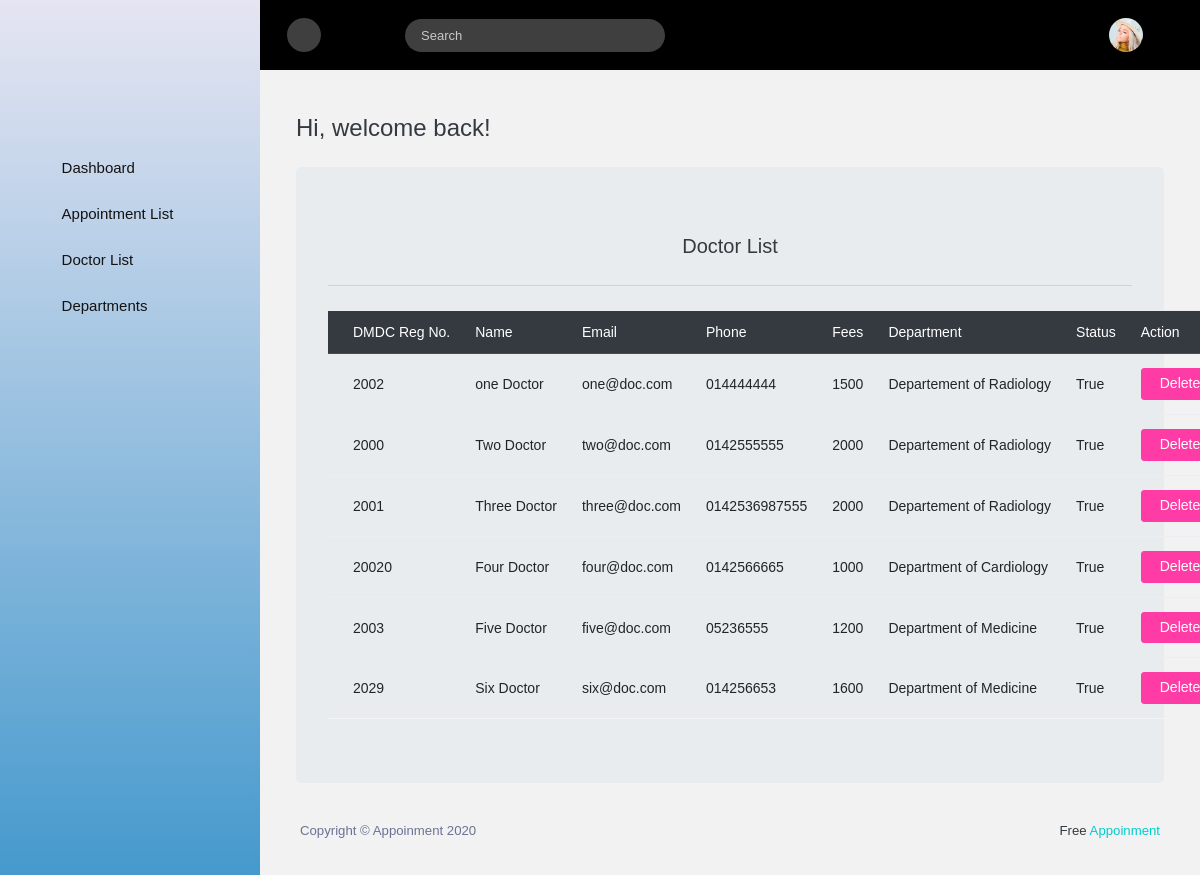
Screenshot of /myadmin/doctorlist/ with the database file from the repository.
### users/models.py (models this page shows, shortened)
class DoctorProfile(models.Model):
    user= models.ForeignKey(Doctor, on_delete=models.CASCADE,related_name='user')
    fees= models.CharField(max_length=6, verbose_name="Fees")
    about=models.TextField()
    department=models.ForeignKey(Departments,verbose_name="Department", on_delete=models.CASCADE, related_name='department')
    bmdc_registration_number=models.CharField(max_length=50,verbose_name="BM&DC Registration Number",unique=True)
    doc_image = models.ImageField(upload_to="images/doctor/", default='images/doctor/avatar.webp')

class User(AbstractBaseUser):
    class Role(models.TextChoices):
        ADMIN = "ADMIN", "Admin"
        PATIENT = "PATIENT", "Patient"
        DOCTOR = "DOCTOR", "Doctor"
    base_role = Role.ADMIN
    role = models.CharField(max_length=50, choices=Role.choices)
    email = models.EmailField(max_length=100, verbose_name="email address",unique=True)
    name = models.CharField(max_length=100, verbose_name="name")
    phone=models.CharField(max_length=20, verbose_name="phone", unique=True)
    objects=AdminUserManager()
    date_joined=models.DateTimeField(auto_now_add=True)
    last_login=models.DateTimeField(auto_now=True)
    is_active=models.BooleanField(default=True)
    is_staff=models.BooleanField(default=True)
    USERNAME_FIELD = "email"
    REQUIRED_FIELDS =['name','phone']

class Departments(models.Model):
    name= models.CharField(max_length=150)
    def __str__(self):
        return self.name

### myadmin/views.py (the view)
# urls.py: path('doctorlist/',doctor_list, name="listDoctor"),
def doctor_list(request):
    doctors= DoctorProfile.objects.select_related('user').all()
    return render(request,'admin_dashboard/doctor_list.html',{'doctors':doctors})

### templates/admin_dashboard/doctor_list.html (shortened to what this page needs)
{% extends 'admin_dashboard/base.html' %}
{% load crispy_forms_tags %}
{% block content %}
<div class="jumbotron">
  <p class="lead text-center">Doctor List</p>
  <hr class="my-4">
{% if doctors %}
<table class="table">
    <thead class="thead-dark">
      <tr>
        <th scope="col">DMDC Reg No.</th>
        <th scope="col">Name</th>
        <th scope="col">Email</th>
        <th scope="col">Phone</th>
        <th scope="col">Fees</th>
        <th scope="col">Department</th>
        <th scope="col">Status</th>
        <th scope="col">Action</th>
      </tr>
    </thead>
    <tbody>
        {% for doctor in doctors %}
      <tr>
        <td scope="row">{{doctor.bmdc_registration_number}}</td>
        <td>{{doctor.user.name}}</td>
        <td>{{doctor.user.email}}</td>
        <td>{{doctor.user.phone}}</td>
        <td>{{doctor.fees}}</td>
        <td>{{doctor.department}}</td>
        <td>{{doctor.user.is_active}}</td>
        <td><a href="" class="btn btn-danger">Delete</a></td>
      </tr>
        {% endfor %}
    </tbody>
  </table>
  {% else %}
  <h3 class="text-center alert alert-danger" role="alert">No Doctor Found</h3>
  {% endif %}
</div>
{% endblock content %}

### templates/admin_dashboard/base.html (shortened to what this page needs)
{% load static %}
<!DOCTYPE html>
<html lang="en">
  <head>
    <link rel="stylesheet" href="{% static 'assets/vendors/mdi/css/materialdesignicons.min.css' %}" />
    <link rel="stylesheet" href="{% static 'assets/vendors/flag-icon-css/css/flag-icon.min.css' %}" />
    <link rel="stylesheet" href="{% static 'assets/vendors/css/vendor.bundle.base.css' %}" />
    <link rel="stylesheet" href="{% static 'assets/vendors/font-awesome/css/font-awesome.min.css' %}" />
    <link rel="stylesheet" href="{% static 'assets/vendors/bootstrap-datepicker/bootstrap-datepicker.min.css' %}" />
    <link rel="stylesheet" href="{% static 'assets/css/style.css' %}" />
  </head>
  <body>
    <div class="container-scroller">
      {% include 'admin_dashboard/includes/sidebar.html' %}
      <div class="container-fluid page-body-wrapper">
        {% include 'admin_dashboard/includes/topbar.html' %}
        <div class="main-panel">
          <div class="content-wrapper pb-0">
            <div class="page-header flex-wrap">
              <h3 class="mb-0"> Hi, welcome back! {{ user.name}}</h3>
            </div>
            {% block content  %}
            {% endblock content  %}
          </div>
      {% include 'admin_dashboard/includes/footer.html' %}

### templates/admin_dashboard/includes/sidebar.html (shortened to what this page needs)
{% load static %}
<nav class="sidebar sidebar-offcanvas" id="sidebar">
  <div class="text-center sidebar-brand-wrapper d-flex align-items-center">
  </div>
  <ul class="nav">
    <li class="nav-item nav-profile">
      <a href="#" class="nav-link">
        <div class="nav-profile-image">
        </div>
        <div class="nav-profile-text d-flex flex-column pr-3">
        </div>
      </a>
    </li>
    <li class="nav-item">
      <a class="nav-link" href="{% url 'homepage' %}">
        <i class="mdi mdi-home menu-icon"></i>
        <span class="menu-title">Dashboard</span>
      </a>
    </li>
    <li class="nav-item">
      <a class="nav-link" href="{% url 'date_doc_appointment' %}">
        <i class="mdi mdi-contacts menu-icon"></i>
        <span class="menu-title">Appointment List</span>
      </a>
    </li>
    <li class="nav-item">
      <a class="nav-link" href="{% url 'listDoctor' %}">
        <i class="mdi mdi-contacts menu-icon"></i>
        <span class="menu-title">Doctor List</span>
      </a>
    </li>
    <li class="nav-item">
      <a class="nav-link" href="{% url 'departments' %}">
        <i class="mdi mdi-contacts menu-icon"></i>
        <span class="menu-title">Departments</span>
      </a>
    </li>
  </ul>
</nav>

### templates/admin_dashboard/includes/topbar.html (shortened to what this page needs)
{% load static %}
<nav class="navbar col-lg-12 col-12 p-lg-0 fixed-top d-flex flex-row">
    <div class="navbar-menu-wrapper d-flex align-items-stretch justify-content-between">
      <button class="navbar-toggler navbar-toggler align-self-center mr-2" type="button" data-toggle="minimize">
        <i class="mdi mdi-menu"></i>
      </button>
      <ul class="navbar-nav">
        <li class="nav-item nav-search border-0 ml-1 ml-md-3 ml-lg-5 d-none d-md-flex">
          <form class="nav-link form-inline mt-2 mt-md-0">
            <div class="input-group">
              <input type="text" class="form-control" placeholder="Search" />
              <div class="input-group-append">
                <span class="input-group-text">
                  <i class="mdi mdi-magnify"></i>
                </span>
              </div>
            </div>
          </form>
        </li>
      </ul>
      <ul class="navbar-nav navbar-nav-right ml-lg-auto">
        <li class="nav-item nav-profile dropdown border-0">
          <a class="nav-link dropdown-toggle" id="profileDropdown" href="#" data-toggle="dropdown">
            <img class="nav-profile-img mr-2" alt="" src="{% static 'assets/images/faces/face1.jpg' %}" />
          </a>
        </li>
      </ul>
    </div>
  </nav>

### templates/admin_dashboard/includes/footer.html (shortened to what this page needs)
{% load static %}
<footer class="footer">
    <div class="d-sm-flex justify-content-center justify-content-sm-between">
      <span class="text-muted d-block text-center text-sm-left d-sm-inline-block">Copyright © Appoinment 2020</span>
      <span class="float-none float-sm-right d-block mt-1 mt-sm-0 text-center"> Free <a href="#" target="_blank">Appoinment</a></span>
    </div>
  </footer>
</div>
</div>
</div>
</body>
</html>

### rows the page displays
DoctorProfile: bmdc_registration_number "2002", user.name "one Doctor", user.email "one@doc.com", user.phone "014444444", fees "1500", department "Departement of Radiology", user.is_active "True"
DoctorProfile: bmdc_registration_number "2000", user.name "Two Doctor", user.email "two@doc.com", user.phone "0142555555", fees "2000", department "Departement of Radiology", user.is_active "True"
DoctorProfile: bmdc_registration_number "2001", user.name "Three Doctor", user.email "three@doc.com", user.phone "0142536987555", fees "2000", department "Departement of Radiology", user.is_active "True"
DoctorProfile: bmdc_registration_number "20020", user.name "Four Doctor", user.email "four@doc.com", user.phone "0142566665", fees "1000", department "Department of Cardiology", user.is_active "True"
DoctorProfile: bmdc_registration_number "2003", user.name "Five Doctor", user.email "five@doc.com", user.phone "05236555", fees "1200", department "Department of Medicine", user.is_active "True"
DoctorProfile: bmdc_registration_number "2029", user.name "Six Doctor", user.email "six@doc.com", user.phone "014256653", fees "1600", department "Department of Medicine", user.is_active "True"
